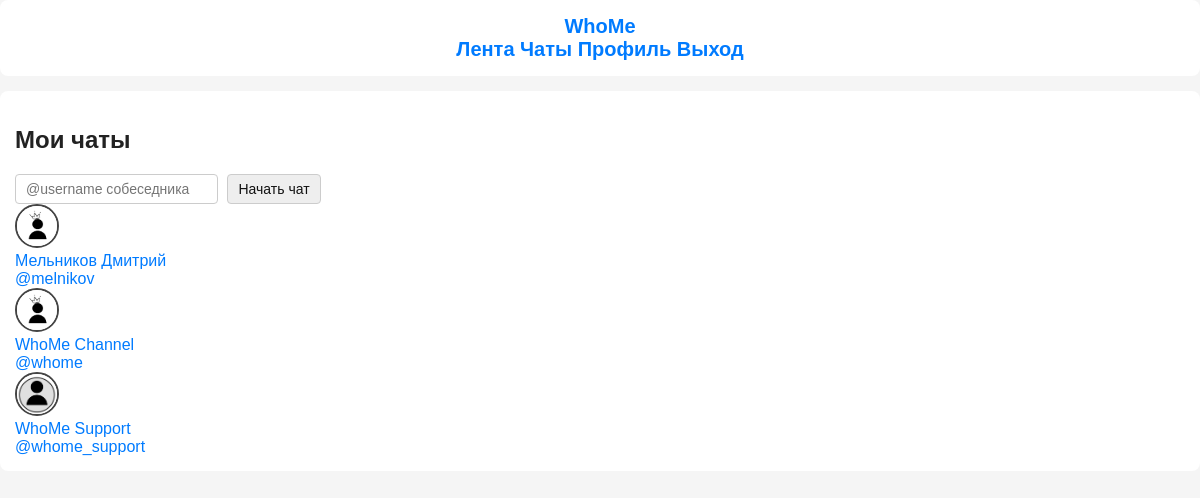
Screenshot of /chats (signed in) with the database file from the repository.
### tables this page shows
CREATE TABLE chats(
        id INTEGER PRIMARY KEY AUTOINCREMENT,
        user1_id INTEGER,
        user2_id INTEGER,
        UNIQUE(user1_id,user2_id)
    );

### main.py (the view)
@app.get("/chats", response_class=HTMLResponse)
def chats_page(request: Request):
    me = cur_user(request)
    if not me: return RedirectResponse("/login", status_code=303)
    with db() as c:
        rows = c.execute("""
            SELECT c.id,
                   CASE WHEN c.user1_id=? THEN u2.username ELSE u1.username END AS peer_username,
                   COALESCE(CASE WHEN c.user1_id=? THEN u2.avatar ELSE u1.avatar END,'') AS peer_avatar,
                   COALESCE(CASE WHEN c.user1_id=? THEN u2.first_name||' '||u2.last_name ELSE u1.first_name||' '||u1.last_name END,'') AS peer_name
            FROM chats c
            JOIN users u1 ON u1.id=c.user1_id
            JOIN users u2 ON u2.id=c.user2_id
            WHERE c.user1_id=? OR c.user2_id=?
            ORDER BY c.id DESC
        """,(me["id"],me["id"],me["id"],me["id"],me["id"])).fetchall()
    return templates.TemplateResponse("chats.html", {"request":request, "me":me, "dialogs":rows, "APP":APP_NAME})

### templates/chats.html (shortened to what this page needs)
{% extends "base.html" %}
{% block content %}
  <link rel="stylesheet" href="/static/style.css">
<section class="card">
  <h2>Мои чаты</h2>
  <form action="/chats/new" method="post" class="row">
    <input name="peer_username" placeholder="@username собеседника" required>
    <button>Начать чат</button>
  </form>
  <div class="dialogs">
    {% for d in dialogs %}
      <a class="dialog" href="/chat/{{ d['peer_username'] }}">
        <img class="avatar" src="/{{ d['peer_avatar'] or 'static/avatars/default.png' }}">
        <div>
          <div class="strong">{{ d['peer_name'] }}</div>
          <div class="uname-dim">{{ d['peer_username'] }}</div>
        </div>
      </a>
    {% endfor %}
  </div>
</section>
{% endblock %}

### static/style.css (style rules this page uses)
body { background-color: #f5f5f5; color: #222; font-family: Arial, sans-serif; transition: background-color 0.3s, color 0.3s; }
header, section { background-color: #fff; padding: 15px; border-radius: 8px; margin-bottom: 15px; transition: background-color 0.3s; }
a { color: #007bff; text-decoration: none; }
button { background-color: #eee; color: #222; border: 1px solid #ccc; padding: 5px 10px; border-radius: 5px; cursor: pointer; transition: background-color 0.3s, color 0.3s; }
img.avatar { border-radius: 50%; border: 2px solid #444; transition: border 0.3s; }
input, textarea, select, button { font-family: inherit; font-size: 14px; border: 1px solid #ccc; border-radius: 4px; padding: 5px 8px; outline: none; transition: all 0.2s; }
:root { --input-bg: #fff; --input-text: #111; --input-border: #ccc; --button-bg: #eee; --button-text: #111; }
input, textarea, select { background-color: var(--input-bg); color: var(--input-text); border-color: var(--input-border); }
button { background-color: var(--button-bg); color: var(--button-text); border: 1px solid var(--input-border); }
input, textarea, select, button { font-family: inherit; font-size: 14px; border-radius: 4px; padding: 6px 10px; outline: none; transition: all 0.2s; }
:root { --bg-color: #fff; --text-color: #111; --border-color: #ccc; --button-bg: #eee; --button-text: #111; }
input, textarea, select { background-color: var(--bg-color); color: var(--text-color); border: 1px solid var(--border-color); }
button { background-color: var(--button-bg); color: var(--button-text); border: 1px solid var(--border-color); cursor: pointer; }

### templates/base.html (style rules this page uses)
body { font-family: Arial, sans-serif; margin: 0; background-color: #e5e5e5; }
.avatar { width: 40px; height: 40px; border-radius: 50%; margin-right: 10px; background-size: cover; background-position: center; }
button { background-color: #2aabee; color: white; border: none; padding: 8px 15px; margin-left: 5px; border-radius: 20px; cursor: pointer; }

### rows the page displays
chats: peer_name "Мельников Дмитрий", peer_username "@melnikov"
chats: peer_name "WhoMe Channel", peer_username "@whome"
chats: shows a picture, peer_name "WhoMe Support", peer_username "@whome_support"
